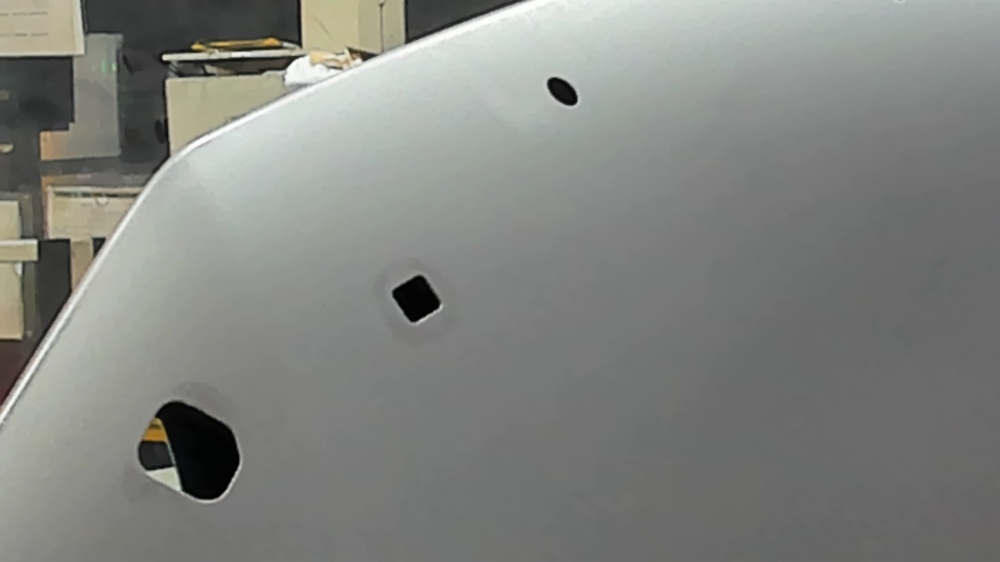
#> input picture application/Test_image.jpg, 1000 x 562 px, shrunk from 1920 x 1080 before the run; its folder holds only this picture in this run
$ python -i prueba_escala_grises.py   (imports and definitions only)
#> lines starting #> are read from the running program, lines starting #| are printed output that depends on the picture; after the words box and inside, x2 and y2 are one past the last pixel; in counts of white or black regions, pixels touching at a corner belong together
import cv2
import numpy as np
import os

def calcular_porcentaje_grises(imagen_path):
    # Cargar la imagen en color
#> called with imagen_path = 'application/Test_image.jpg'
    imagen = cv2.imread(imagen_path)
#> imagen is the input picture: shape (562, 1000, 3); mean B, G, R 128.3, 132.1, 130.3
    if imagen is None:
        return None  # Si no se pudo cargar, omitir

    # Convertir a escala de grises
    gris = cv2.cvtColor(imagen, cv2.COLOR_BGR2GRAY)
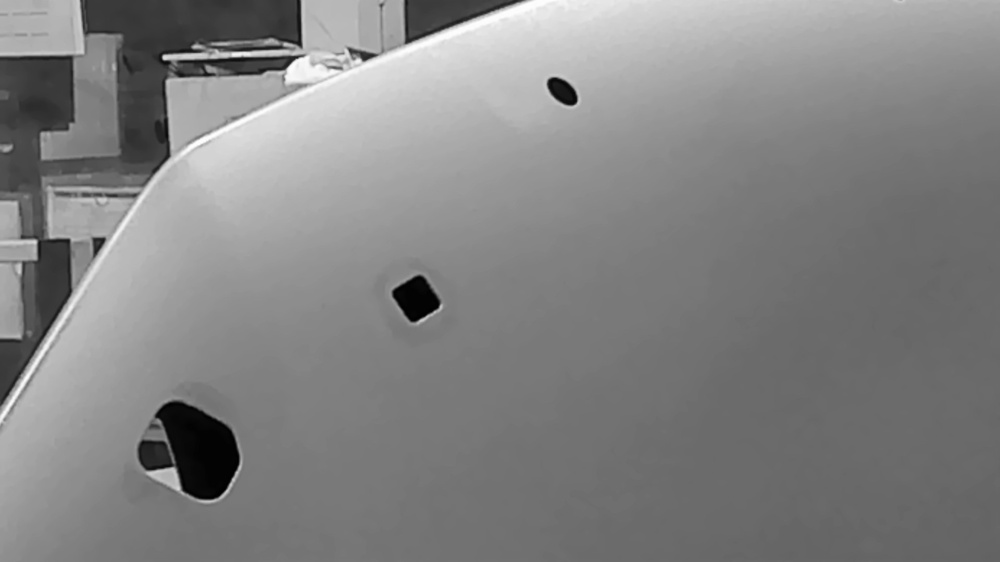
#> gris: shape (562, 1000); min 0, max 255, mean 131.1

    # Reconstruir la imagen en color desde escala de grises
    gris_bgr = cv2.cvtColor(gris, cv2.COLOR_GRAY2BGR)

    # Calcular la diferencia absoluta entre la imagen original y la convertida
    diferencia = cv2.absdiff(imagen, gris_bgr)
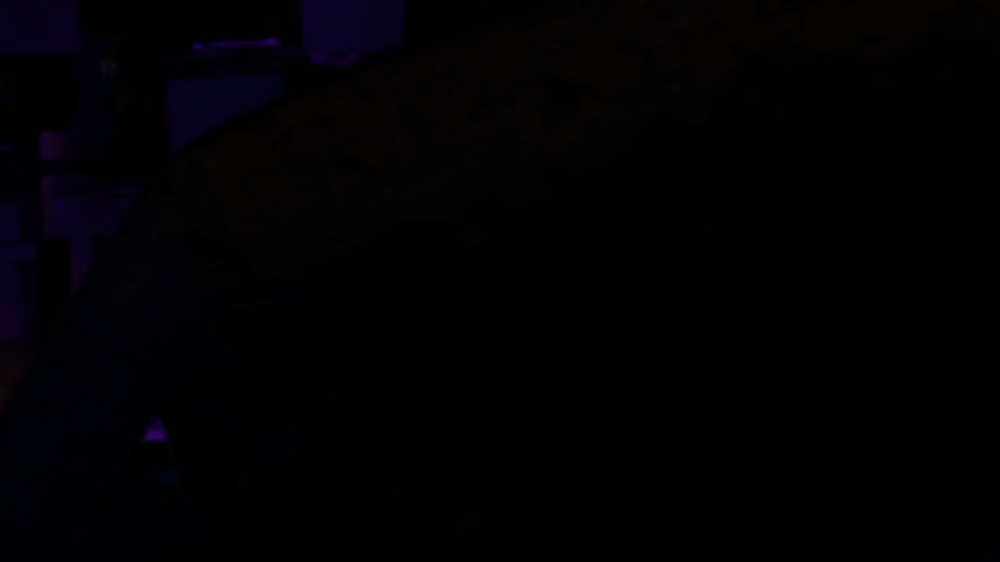
#> diferencia: shape (562, 1000, 3); mean B, G, R 2.8, 1.1, 1.8

    # Determinar los píxeles donde la diferencia es baja (cercanos a escala de grises)
    umbral = 5  # Ajustar si es necesario
    mascara_gris = np.all(diferencia < umbral, axis=2)
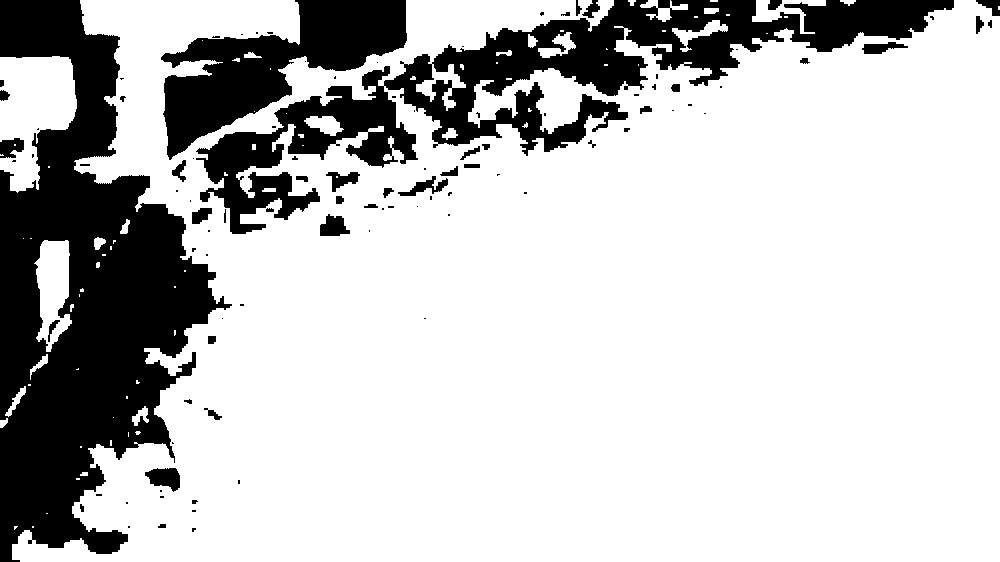
#> mascara_gris: shape (562, 1000) bool; 77.2% white; 100 black regions (57 under 20 px), largest, box (x1, y1, x2, y2) and area: (0, 0, 232, 562) 65210, (196, 0, 954, 234) 41642, (161, 0, 407, 160) 16493

    # Calcular porcentaje de píxeles en escala de grises
    porcentaje_grises = np.sum(mascara_gris) / mascara_gris.size * 100
#> porcentaje_grises = 77.16

    return porcentaje_grises

def procesar_carpeta(carpeta):
    # Obtener lista de archivos en la carpeta
    archivos = [f for f in os.listdir(carpeta) if f.lower().endswith(('.png', '.jpg', '.jpeg', '.bmp', '.tiff'))]

    # Procesar cada imagen
    resultados = {}
    for archivo in archivos:
        imagen_path = os.path.join(carpeta, archivo)
        porcentaje = calcular_porcentaje_grises(imagen_path)
        if porcentaje is not None:
            resultados[archivo] = porcentaje

    return resultados

# Ruta de la carpeta con imágenes
carpeta_imagenes = "validation"

# Procesar todas las imágenes
# [1 line that did not run here, left out]

# Mostrar los resultados
# [2 lines not run here, left out]

>>> result = calcular_porcentaje_grises('application/Test_image.jpg')
#> result = 77.16
